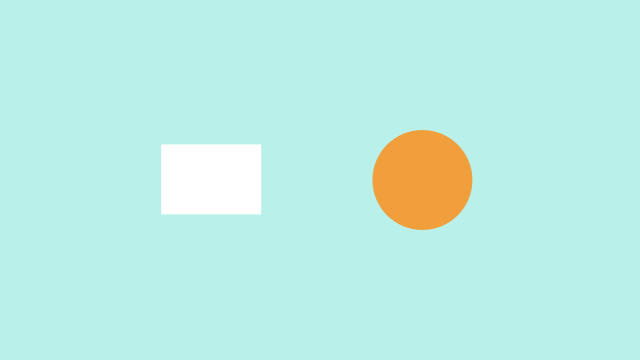
Frame 1 (no input)
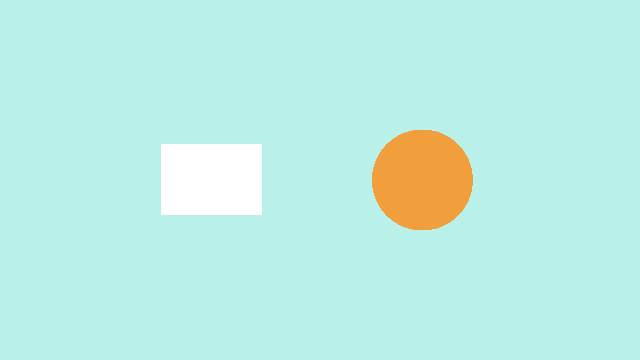
Frame 60 (the mouse pressed at the canvas centre just before this capture)
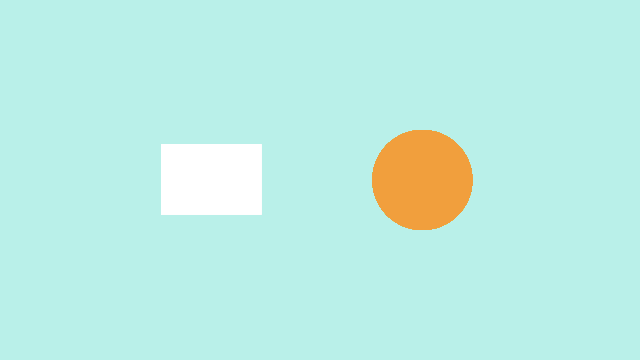
Frame 120 (the mouse held since frame 60 and released just before this capture)

The Processing sketch that drew these frames (run headless with seeded random() and noise(); from frame 60 on, the mouse is pressed at the canvas centre):

// Processing sketch: processing_87462
// ── processing_87462.pde

// Boundaries : Square & Circle


//  Variables
float rx, ry; //rectangle x and y coordinates
float rd = 100; // rectangle width
float rh = 70; // rectangle height

float ex, ey; // ellipse x and y coordinates
float ed = 50; //ellipse radius

float distance;
int rad;
int radius;

//setup
void setup () {
  size (640, 360);
  smooth ();
  noStroke ();
  background (185, 240, 233);
  ellipseMode (RADIUS);

  // Set the x and y coordinate for the rectangle
  rx = width *0.33 - rd/2;
  ry = height *0.54 - rd/2;

  //set the x and y coordinate for the ellipse
  ex = width *0.66; //422.4
  ey= height *0.5; //180
  rad= 50;
}

void draw  () {
  fill (255);
  rect (rx, ry, rd, rh);
  fill (241, 159, 61);
  ellipse (ex, ey, ed, ed);

  // rectangle
  if ((mouseX >= rx) && (mouseX< rx+rd) && (mouseY >= ry) && (mouseY<= ry+rh)) {
    if (mousePressed ==true) {
      fill (255, 0, 0);
      rect (rx, ry, rd, rh);
    }
    else {
      fill (61, 87, 241);
      rect (rx, ry, rd, rh);
    }
  }

  //ellipse

  distance = dist (mouseX, mouseY, ex, ey);
  if (distance<=rad) {
    if (mousePressed ==true) {
      fill (208, 238, 69);      
      ellipse (ex, ey, ed, ed);
    }
    else {
      fill (255);
          ellipse (ex, ey, ed, ed);

    }
  }
}

/*
  if ((mouseX >= ex-ed) && (mouseX < ex+ed) && (mouseY >= ey-ed) && (mouseY < ey+ed)) {//&& (mouseX< ex+ed) && (mouseY >= ey) && (mouseY<= ey+ed)) {
 if (mousePressed ==true) {
 fill (208, 238, 69);      
 ellipse (ex, ey, ed, ed);
 }
 else {
 fill (255);
 }
 ellipse (ex, ey, ed, ed);
 }
 }
 */
